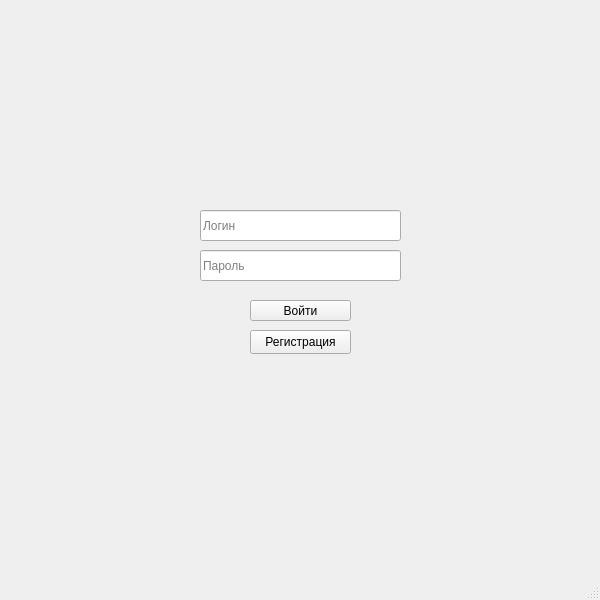
<?xml version="1.0" encoding="UTF-8"?>
<ui version="4.0">
 <class>MainWindow</class>
 <widget class="QMainWindow" name="MainWindow">
  <property name="geometry">
   <rect>
    <x>0</x>
    <y>0</y>
    <width>600</width>
    <height>600</height>
   </rect>
  </property>
  <property name="minimumSize">
   <size>
    <width>600</width>
    <height>600</height>
   </size>
  </property>
  <property name="maximumSize">
   <size>
    <width>600</width>
    <height>600</height>
   </size>
  </property>
  <property name="windowTitle">
   <string>MainWindow</string>
  </property>
  <widget class="QWidget" name="centralwidget">
   <widget class="QPushButton" name="pushButton">
    <property name="geometry">
     <rect>
      <x>250</x>
      <y>300</y>
      <width>101</width>
      <height>21</height>
     </rect>
    </property>
    <property name="text">
     <string>Войти</string>
    </property>
   </widget>
   <widget class="QLineEdit" name="login">
    <property name="geometry">
     <rect>
      <x>200</x>
      <y>210</y>
      <width>201</width>
      <height>31</height>
     </rect>
    </property>
    <property name="placeholderText">
     <string>Логин</string>
    </property>
   </widget>
   <widget class="QLineEdit" name="password">
    <property name="geometry">
     <rect>
      <x>200</x>
      <y>250</y>
      <width>201</width>
      <height>31</height>
     </rect>
    </property>
    <property name="placeholderText">
     <string>Пароль</string>
    </property>
   </widget>
   <widget class="QPushButton" name="pushButton_2">
    <property name="geometry">
     <rect>
      <x>250</x>
      <y>330</y>
      <width>101</width>
      <height>24</height>
     </rect>
    </property>
    <property name="text">
     <string>Регистрация</string>
    </property>
   </widget>
  </widget>
  <widget class="QMenuBar" name="menubar">
   <property name="geometry">
    <rect>
     <x>0</x>
     <y>0</y>
     <width>600</width>
     <height>21</height>
    </rect>
   </property>
  </widget>
  <widget class="QStatusBar" name="statusbar"/>
 </widget>
 <tabstops>
  <tabstop>login</tabstop>
  <tabstop>password</tabstop>
  <tabstop>pushButton</tabstop>
  <tabstop>pushButton_2</tabstop>
 </tabstops>
 <resources/>
 <connections/>
</ui>
